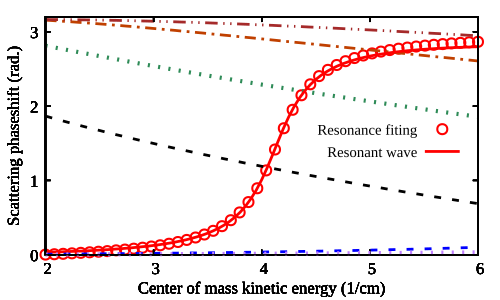

The script that saved this image:
set terminal pdfcairo
set output 'psplot.pdf'
set size ratio 0.55
set tics font "Times New Roman, 18"
set xlabel font "Times New Roman, 18"
set ylabel font "Times New Roman, 18"
set key font "Times New Roman,16"
set title font "Times New Roman, 24, bold"
#set title "Scattering phaseshift of partial vaves"
set xlabel "Center of mass kinetic energy (1/cm)"
set ylabel "Scattering phaseshift (rad.)
set border linewidth 2
set xtics 1
set ytics 1  
#set xtics font "Times New Roman, 18"
#set ytics font "Times New Roman, 18"
set xrange [2:6] 
set yrange [0.0:3.2]
set multiplot
set key at 5.9,1.8
set samples 50
plot atan2(1,-(x-4.13)/(0.56/2))-0.128 w p ps 1.2 lw 3 lt 6 lc 'red' title "Resonance fiting"
plot 'l=0.ps.txt' w l lt 2 dt 2 lw 4 lc 'black' notitle 
plot 'l=1.ps.txt' w l lt 3 dt 3 lw 6 lc 'sea-green' notitle   
plot 'l=2.ps.txt' w l lt 4 dt 4 lw 4 lc 'dark-orange' notitle
plot 'l=3.ps.txt' w l lt 6 dt 5 lw 4 lc 'brown' notitle
set key at 5.9,1.5
plot 'l=4.ps.txt' w l lt 7      lw 4 lc 'red' title "Resonant wave"
plot 'l=5.ps.txt' w l lt 1 dt 2 lw 4 lc 'blue' notitle
plot 'l=6.ps.txt' w l lt 8 dt 3 lw 6 lc 'purple' notitle
